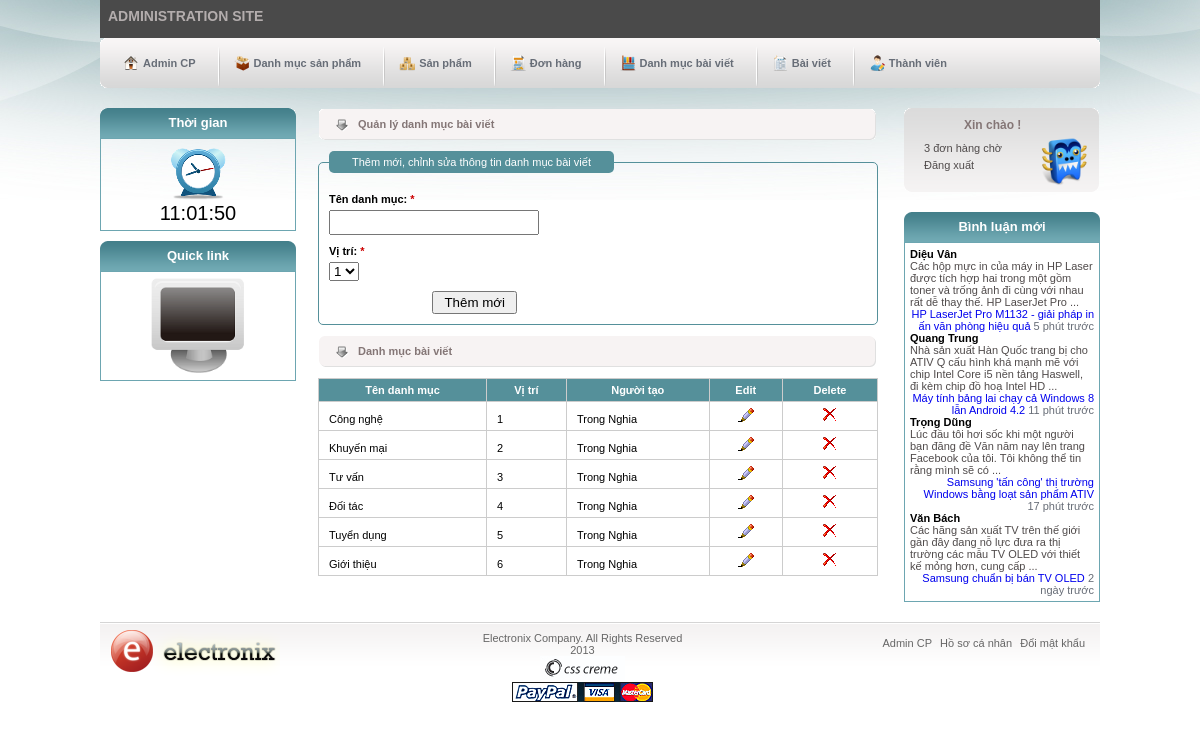
The page /admin/n-categories.php (signed in) on the database its author committed.
### tables this page shows
CREATE TABLE IF NOT EXISTS `n_categories` (
  `cat_id` int(11) NOT NULL AUTO_INCREMENT,
  `user_id` int(11) NOT NULL,
  `cat_name` varchar(100) NOT NULL,
  `position` tinyint(4) NOT NULL,
  PRIMARY KEY (`cat_id`)
);

CREATE TABLE IF NOT EXISTS `users` (
  `user_id` int(11) NOT NULL AUTO_INCREMENT,
  `first_name` varchar(40) NOT NULL,
  `last_name` varchar(30) NOT NULL,
  `email` varchar(60) NOT NULL,
  `pass` varchar(40) NOT NULL,
  `address` varchar(100) DEFAULT NULL,
  `phone` varchar(15) DEFAULT NULL,
  `website` varchar(60) DEFAULT NULL,
  `yahoo` varchar(60) DEFAULT NULL,
  `bio` text,
  `avatar` varchar(100) DEFAULT NULL,
  `user_level` tinyint(4) NOT NULL,
  `active` varchar(60) DEFAULT NULL,
  `registration_date` datetime NOT NULL,
  PRIMARY KEY (`user_id`),
  UNIQUE KEY `email` (`email`),
  KEY `first_name` (`first_name`,`last_name`,`pass`,`registration_date`)
);

### inc/functions.php (called while the page is built, shortened)
<?php
    function the_excerpt($text, $string = 400) {
        $sanitized = strip_tags($text);
        if(strlen($sanitized) > $string) {
            $cutString = substr($sanitized,0,$string);
            $words = substr($sanitized, 0, strrpos($cutString, ' '));
            return $words;
        } else {
            return $sanitized;
        }
    }
	function fetch_user($user_id) {
		global $dbc;
		$q = "SELECT * FROM users WHERE user_id = {$user_id}";
		$r = mysqli_query($dbc, $q);
		if (mysqli_num_rows($r) > 0) {
			return $result_set = mysqli_fetch_array($r, MYSQLI_ASSOC);
		} else {
			return FALSE;
		}
	}
	function show_time($time) {
	    $s = strtotime("now") - strtotime($time);
	    if ($s <= 60) {
	        return 'Khoảng 1 phút trước';
	    } else {
	        $t = intval($s / 60);
	        if ($t >= 60) {
	            $t = intval($t / 60);
	            if ($t >= 24) {
	                $t = intval($t / 24);
	                if ($t >= 30) {
	                    $t = intval($t / 30);
	                    if ($t >= 12) {
	                        $t = intval($t / 12);
	                        return $t . ' năm trước';
	                    } else {
	                        return $t . ' tháng trước';
	                    }
	                } else {
	                    return $t . ' ngày trước';
	                }
	            } else {
	                return $t . ' giờ trước';
	            }
	        } else {
	            return $t . ' phút trước';
	        }
	    }
	}

### admin/n-categories.php (the view, shortened to what this page needs)
<?php
	include('inc/header.php');
	require_once('../inc/functions.php');
	require_once('../inc/mysqli_connect.php');
	include('inc/first-sidebar.php');
?>
<?php
	if (isset($_GET['ecid'])) {
		if(filter_var($_GET['ecid'], FILTER_VALIDATE_INT, array('min_range'=>1))) {
			include('inc/edit-n-categories.php');
		} else {
			redirect_to('admin/index.php');
		}
	} elseif(isset($_GET['dcid'])) {
		if(filter_var($_GET['dcid'], FILTER_VALIDATE_INT, array('min_range'=>1))) {
			include('inc/delete-n-categories.php');
		} else {
			redirect_to('admin/index.php');
		}
	} else {
		include('inc/add-n-categories.php');
	}
?>
	<div class="title-content">
		<p>Danh mục bài viết</p>
	</div>
	<table>
    	<thead>
    		<tr>
    			<th><a href="n-categories.php?sort=cat">Tên danh mục</a></th>
    			<th><a href="n-categories.php?sort=pos">Vị trí</a></th>
    			<th><a href="n-categories.php?sort=by">Người tạo</a></th>
                <th>Edit</th>
                <th>Delete</th>
    		</tr>
    	</thead>
    	<tbody>
    	<?php
    		if (isset($_GET['sort'])) {
    			switch ($_GET['sort']) {
    				case 'cat':
    					$order_by = 'cat_name';
    					break;
    				case 'pos':
    					$order_by = 'position';
    					break;
    				case 'by':
    					$order_by = 'name';
    					break;
    				default:
    					$order_by = 'position';
    					break;
    			}
    		} else {
    			$order_by = 'position';
    		}
    		$q = "SELECT c.cat_id, c.cat_name, c.position, c.user_id, CONCAT_WS(' ', first_name, last_name) AS name ";
    		$q .= " FROM n_categories AS c ";
    		$q .= " JOIN users AS u USING(user_id) ";
    		$q .= " ORDER BY {$order_by} ASC";
    		$r = mysqli_query($dbc, $q);
    		while ($cats = mysqli_fetch_array($r, MYSQLI_ASSOC)) :
    	?>
            <tr>
                <td><?php echo $cats['cat_name']; ?></td>
                <td><?php echo $cats['position']; ?></td>
                <td><?php echo $cats['name']; ?></td>
                <td class='edit'><a href="n-categories.php?ecid=<?php echo $cats['cat_id']; ?>"><img src="../images/b_edit.png" alt="edit"></a></td>
                <td class='delete'><a href="n-categories.php?dcid=<?php echo $cats['cat_id']; ?>"><img src="../images/b_drop.png" alt="drop"></a></td>
            </tr>
        <?php endwhile; ?>
    	</tbody>
    </table>
</div>
<?php
	include('inc/second-sidebar.php');
	include('inc/footer.php');
?>

### admin/inc/second-sidebar.php (shortened to what this page needs)
	<?php
		$q = "SELECT COUNT(order_id) FROM orders WHERE status = 1";
		$r = mysqli_query($dbc,$q); confirm_query($r, $q);
		if (mysqli_num_rows($r) > 0) {
			list($record) = mysqli_fetch_array($r, MYSQLI_NUM);
			$msg = $record." đơn hàng chờ";
		} else {
			$msg = "0 đơn hàng chờ";
		}
    	$user = fetch_user($_SESSION['uid']);
	?>
	<div id="second-sidebar">
		<div id="shopping-cart" class="group">
			<h2><a href="../edit-profile.php">Xin chào <?php echo $_SESSION['last_name'];?>!</a></h2>
			<div id="cart-details">
				<a href="order.php" id="red"><?php echo $msg;?></a>
				<a href='logout.php'>Đăng xuất</a>
			</div>
			<a href="../edit-profile.php" data-tooltip="<?php echo $_SESSION['last_name'];?>" class="tool"><img src="../images/avatar/<?php echo (!isset($user['avatar']) ? "no_avatar.jpg" : $user['avatar']); ?>" alt="Admin" class="avatar1" /></a>
		</div>
		<div class='typical'>
			<h3>Bình luận mới</h3>
			<div class="box" id="boxnews">
			<?php
			$q = "SELECT p.page_name, c.page_id, c.author, c.comment, c.comment_date FROM comments AS c JOIN pages AS p USING(page_id) ORDER BY comment_date DESC LIMIT 4";
			$r = mysqli_query($dbc, $q);
				if (mysqli_num_rows($r) > 0) {
					while ($coms = mysqli_fetch_array($r, MYSQLI_ASSOC)) {
						if (strlen(strip_tags($coms['comment'])) > 200) {
							$comment = the_excerpt($coms['comment'], 200)." ...";
						} else {
							$comment = strip_tags($coms['comment']);
						}
						echo "
							<div>
								<h4 class='newstitle'><strong>{$coms['author']}</strong></h4>
								<p>".$comment."</p>
								<p class='date'><a href='../single.php?pnid={$coms['page_id']}'>{$coms['page_name']}</a>   ".show_time($coms['comment_date'])."</p>
							</div>
						";
					}
				}
			?>
			</div>
		</div>
	</div>
</div>

### css/style.css (style rules this page uses)
* { margin: 0; padding: 0; }
html, body, div, span, applet, object, iframe, h1, h2, h3, h4, h5, h6, p, blockquote, pre, a, abbr, acronym, address, big, cite, code, del, dfn, em, font, img, ins, kbd, q, s, samp, small, strike, strong, sub, sup, tt, var, dl, dt, dd, ol, ul, li, fieldset, form, label, legend, table, caption, tbody, tfoot, thead, tr, th, td { margin: 0; padding: 0; border: 0; outline: 0; font-weight: inherit; font-style: inherit; font-size: 100%; font-family: inherit; vertical-align: baseline; }
strong { font-weight: bold; }
.group:after { visibility: hidden; display: block; font-size: 0; content: " "; clear: both; height: 0; }
.group { display: inline-block; clear: both; }
.group { display: block; }
body { background: url(../images/background.jpg) center top no-repeat; font-family: arial, helvetica, sans-serif; font-size: 11px; }
a img { border: 0; }
a { text-decoration: none; }
.typical { margin-top: 10px; }
.typical h3 { width: 100%; height: 30px; background: url(../images/menu_title_bg.gif) no-repeat center; text-align: center;font-size: 13px; font-weight: bold; color: #fff; line-height: 30px; }
.box { width: 184px; height: auto; text-align: center; border: 1px solid #6da6b1; padding: 5px; }
.title-content { width: 520px; height: 33px; float: left; background: url(../images/bar_bg.gif) no-repeat center; padding-left: 40px; line-height: 33px; margin: 0 0 10px 12px; font-weight: bold; color: #847676; }
#second-sidebar { width: 196px; float: right; }
#shopping-cart { width: 195px; height: 84px; background: url(../images/cart_bg.gif) no-repeat center; padding-top: 20px; }
#shopping-cart h2 a { display:block; font-size: 12px; color: #847676; font-weight: bold; padding: 4px 0 0 60px; }
body.admin #shopping-cart h2 a { padding-top: 0px; }
#cart-details { width: 115px; float: left; text-align: left; padding: 5px 0 0 15px; }
body.admin #cart-details { padding-left: 5px; }
body.admin #cart-details a { color: #504b4b; }
#shopping-cart a { display: block; float: left; padding: 5px 0 0 15px; }
#boxnews p { text-align: left; color: #504b4b; }
#boxnews p.date { text-decoration: underline; color: #676d77; text-align: right; font-size: 11px; }
body.admin #boxnews p.date { text-decoration: none; }
.newstitle { text-align: left; }
.avatar1 { width: 50px; height: 50px; float: left; }
table { margin: 0 0 10px 12px; border-collapse: collapse; width: 560px; }
td, th { padding: 5px 10px; border: 1px #ccc solid; }
thead { background: #55909a; font-weight: bold; color: #fff; }
thead a { color: #fff; }
tbody td.delete { text-align: center; }
tbody td.edit { text-align: center; }

### rows shown on the page
n_categories: cat_name "Công nghệ", position "1", name "Trong Nghia"
n_categories: cat_name "Khuyến mại", position "2", name "Trong Nghia"
n_categories: cat_name "Tư vấn", position "3", name "Trong Nghia"
n_categories: cat_name "Đối tác", position "4", name "Trong Nghia"
n_categories: cat_name "Tuyển dụng", position "5", name "Trong Nghia"
n_categories: cat_name "Giới thiệu", position "6", name "Trong Nghia"
users: avatar (picture)

### other values the page prints
$msg "3 đơn hàng chờ"
$coms['author'] "Diệu Vân"
$comment "Các hộp mực in của máy in HP Laser được tích hợp hai trong một gồm toner và trống ảnh đi cùng với nhau rất dễ thay thế. HP LaserJet Pro ..."
$coms['page_name'] "HP LaserJet Pro M1132 - giải pháp in ấn văn phòng hiệu quả"
show_time($coms['comment_date']) "5 phút trước"
$coms['author'] "Quang Trung"
$comment "Nhà sản xuất Hàn Quốc trang bị cho ATIV Q cấu hình khá mạnh mẽ với chip Intel Core i5 nền tảng Haswell, đi kèm chip đồ hoạ Intel HD ..."
$coms['page_name'] "Máy tính bảng lai chạy cả Windows 8 lẫn Android 4.2"
show_time($coms['comment_date']) "11 phút trước"
$coms['author'] "Trọng Dũng"
$comment "Lúc đầu tôi hơi sốc khi một người bạn đăng đề Văn năm nay lên trang Facebook của tôi. Tôi không thể tin rằng mình sẽ có ..."
$coms['page_name'] "Samsung 'tấn công' thị trường Windows bằng loạt sản phẩm ATIV"
show_time($coms['comment_date']) "17 phút trước"
$coms['author'] "Văn Bách"
$comment "Các hãng sản xuất TV trên thế giới gần đây đang nỗ lực đưa ra thị trường các mẫu TV OLED với thiết kế mỏng hơn, cung cấp ..."
